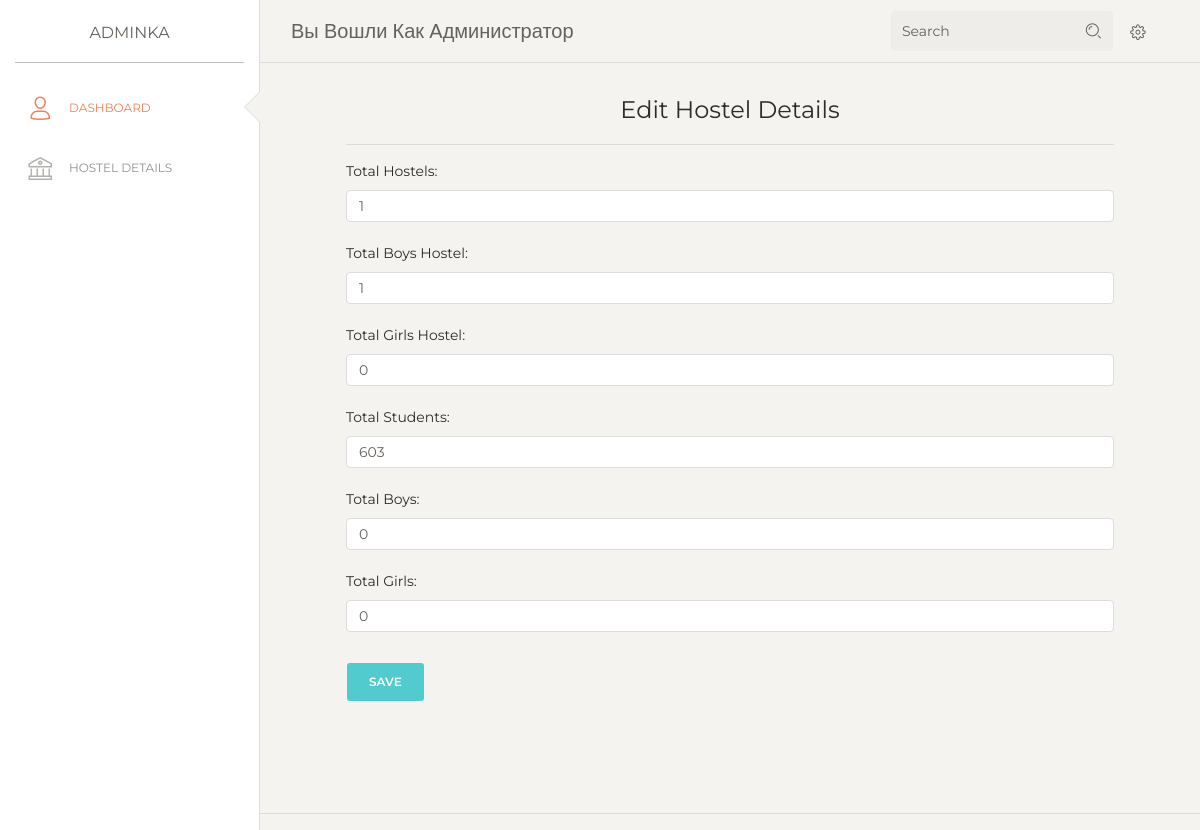
The page /edit-info on the database as committed earlier.
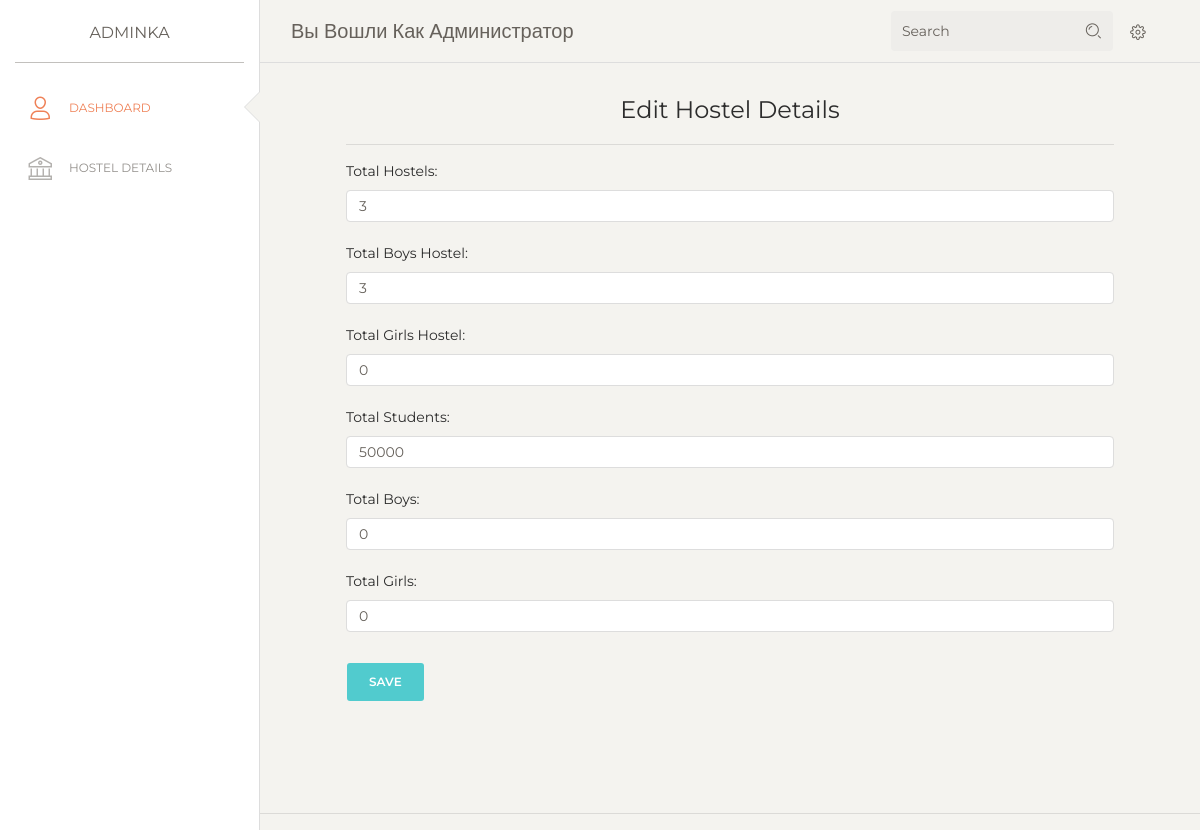
The same page on the database as committed later.
### app.py (models this page shows, shortened)
class HostelInfo(db.Model):
    id = db.Column(db.Integer, primary_key=True)
    totalhostels = db.Column(db.Integer, nullable=False)
    boyshostels = db.Column(db.Integer, nullable=False)
    girlshostels = db.Column(db.Integer, nullable=False)
    totalstudents = db.Column(db.Integer, nullable=False)
    totalboys = db.Column(db.Integer, nullable=False)
    totalgirls = db.Column(db.Integer, nullable=False)

### app.py (the view)
@app.route('/edit-info', methods=['GET', 'POST'])
def edit():
    info = HostelInfo.query.get_or_404(1)
    if request.method == 'POST':
        info.totalhostels = request.form['totalhostels']
        info.boyshostels = request.form['boyshostels']
        info.girlshostels = request.form['girlshostels']
        info.totalstudents = request.form['totalstudents']
        info.totalboys = request.form['totalboys']
        info.totalgirls = request.form['totalgirls']
        db.session.commit()
        return redirect('/admin')
    else:
        return render_template('edit.html', info=info)

### templates/edit.html (shortened to what this page needs)
{% extends 'admin.html' %}
{% block style%}
<div class="sidebar-wrapper">
  <ul class="nav">
    <li class="active ">
      <a href="/admin">
        <i class="nc-icon nc-single-02"></i>
        <p>Dashboard</p>
      </a>
    </li>
    <li>
      <a href="/hostels">
        <i class="nc-icon nc-bank"></i>
        <p>Hostel Details</p>
      </a>
    </li>
  </ul>
</div>
{% endblock %}
{% block body %}
<div class="content">
<form action = '/edit-info' method='POST' style="padding-left: 4em;padding-right: 4em;padding-bottom: 4em;padding-top: 0em;">
    <center><h4>Edit Hostel Details</h4></center>
    <hr>
    <label for="totalhostels">Total Hostels:</label>
    <input class="form-control" type="text" name="totalhostels" id="totalhostels" value="{{info.totalhostels}}"}>
    <br>
    <label for="boyshostels">Total Boys Hostel:</label>
    <input class="form-control" type="text" name="boyshostels" id="boyshostels" value="{{info.boyshostels}}" rows=4>
    <br>
    <label for="girlshostels">Total Girls Hostel:</label>
    <input class="form-control" type="text" name="girlshostels" id="girlshostels" value="{{info.girlshostels}}">
    <br>
    <label for="totalstudents">Total Students:</label>
    <input class="form-control" type="text" name="totalstudents" id="totalstudents" value="{{info.totalstudents}}">
    <br>
    <label for="totalboys">Total Boys:</label>
    <input class="form-control" type="text" name="totalboys" id="totalboys" value="{{info.totalboys}}">
    <br>
    <label for="totalgirls">Total Girls:</label>
    <input class="form-control" type="text" name="totalgirls" id="totalgirls" value="{{info.totalgirls}}">
    <br>
    <input type="submit" value="Save" class="btn btn-primary">
    </div>
<hr>
</div>
{% endblock %}

Rows that differ between the two databases and show on the page:
changed HostelInfo: totalhostels "1" → "3"; boyshostels "1" → "3"; totalstudents "603" → "50000"
